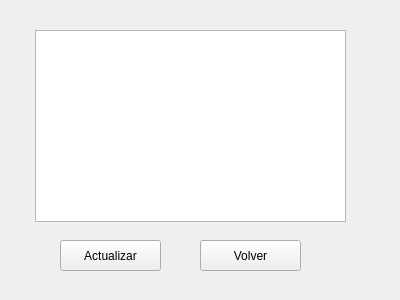
<?xml version="1.0" encoding="UTF-8"?>
<ui version="4.0">
 <class>Form</class>
 <widget class="QWidget" name="Form">
  <property name="geometry">
   <rect>
    <x>0</x>
    <y>0</y>
    <width>400</width>
    <height>300</height>
   </rect>
  </property>
  <property name="windowTitle">
   <string>Form</string>
  </property>
  <widget class="QTableView" name="tableView">
   <property name="geometry">
    <rect>
     <x>35</x>
     <y>30</y>
     <width>311</width>
     <height>192</height>
    </rect>
   </property>
  </widget>
  <widget class="QPushButton" name="pushButton">
   <property name="geometry">
    <rect>
     <x>60</x>
     <y>240</y>
     <width>101</width>
     <height>31</height>
    </rect>
   </property>
   <property name="text">
    <string>Actualizar</string>
   </property>
  </widget>
  <widget class="QPushButton" name="pushButton_2">
   <property name="geometry">
    <rect>
     <x>200</x>
     <y>240</y>
     <width>101</width>
     <height>31</height>
    </rect>
   </property>
   <property name="text">
    <string>Volver</string>
   </property>
  </widget>
 </widget>
 <resources/>
 <connections/>
</ui>
